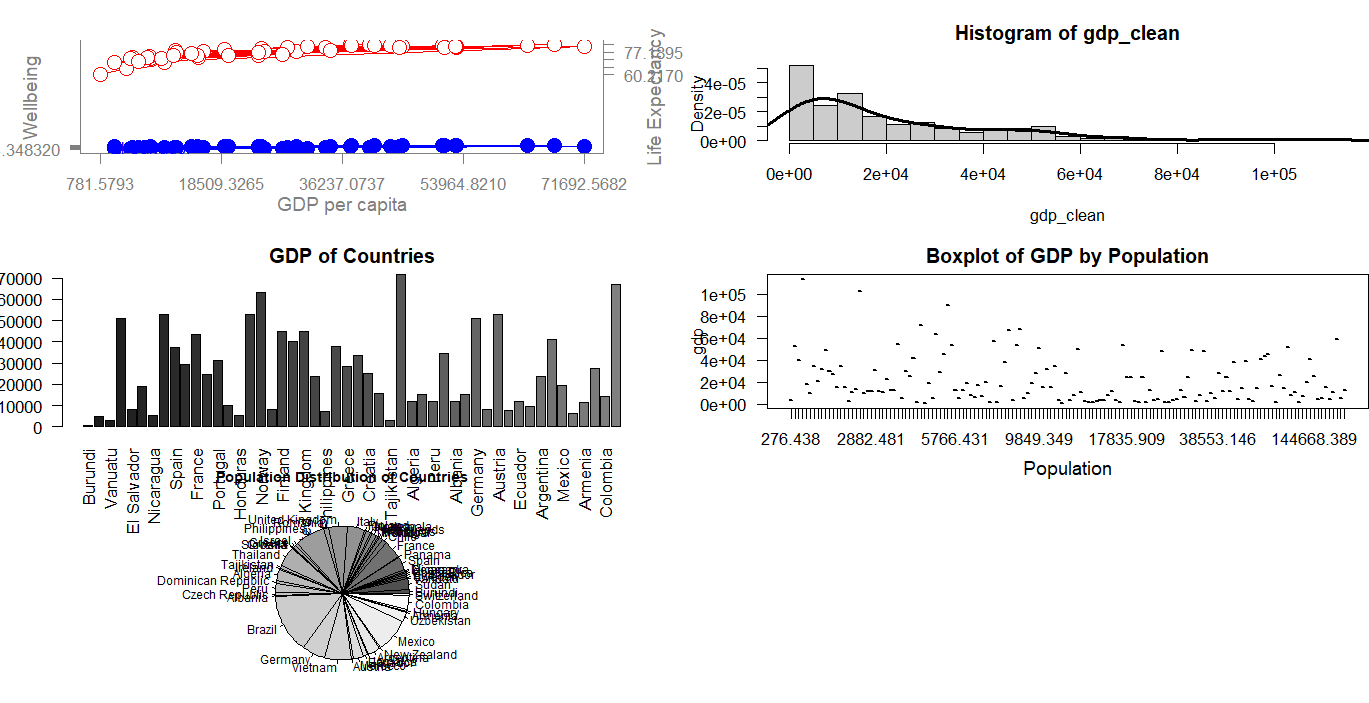

Source code (R):
# install.packages("readxl")
library(readxl)

data <- read_excel("C:/R/coursework/EPPS6356/test1/_site/HPI_country_data.xlsx")

colnames(data)


gdp <- data$`GDP per capita ($)`
life_expectancy <- data$`Life Expectancy (years)`
population <- data$`Population (thousands)`
wellbeing <- data$`Ladder of life (Wellbeing) (0-10)`
hpi <- data$HPI


x <- gdp[1:50] 
y1 <- wellbeing[1:50]
y2 <- life_expectancy[1:50]


par(mfrow = c(3, 2))

par(las=1, mar=c(4, 4, 2, 4), cex=.7)
plot.new()
plot.window(range(x, na.rm = TRUE), range(c(y1, y2), na.rm = TRUE))
lines(x, y1, col="blue")
lines(x, y2, col="red")  
points(x, y1, pch=16, cex=2, col="blue")  
points(x, y2, pch=21, bg="white", cex=2, col="red") 
par(col="gray50", fg="gray50", col.axis="gray50")
axis(1, at=seq(min(x, na.rm = TRUE), max(x, na.rm = TRUE), length.out=5))  
axis(2, at=seq(min(y1, na.rm = TRUE), max(y1, na.rm = TRUE), length.out=5))  
axis(4, at=seq(min(y2, na.rm = TRUE), max(y2, na.rm = TRUE), length.out=5))  
box(bty="u")  
mtext("GDP per capita", side=1, line=2, cex=0.8)  
mtext("Wellbeing", side=2, line=2, las=0, cex=0.8)  
mtext("Life Expectancy", side=4, line=2, las=0, cex=0.8)  
text(gdp[5], wellbeing[5], data$Country[5], col="blue")  
par(mar=c(5.1, 4.1, 4.1, 2.1), col="black", fg="black", col.axis="black")


gdp_clean <- gdp[!is.na(gdp)]
par(mar=c(4.5, 4.1, 3.1, 0))
hist(gdp_clean, breaks=20, col="gray80", freq=FALSE)  
lines(density(gdp_clean, na.rm=TRUE), lwd=2)
par(mar=c(5.1, 4.1, 4.1, 2.1))

par(mar=c(2, 3.1, 2, 2.1)) 
barplot(gdp[1:50], names.arg = data$Country[1:50], las=2, col=gray(seq(0.1, 0.5, length=50)), main="GDP of Countries")
par(mar=c(5.1, 4.1, 4.1, 2.1))  


par(mar=c(3, 4.1, 2, 0))
boxplot(gdp ~ population, data = data[1:50, ], col="white", main="Boxplot of GDP by Population")
mtext("Population", side=1, line=2.5, cex=0.8)


x <- gdp[1:50]
y <- life_expectancy[1:50]
z <- wellbeing[1:50]
par(mar=c(0, 0.5, 0, 0), lwd=0.5)
persp(x, y, outer(x, y, function(x, y) x * y / max(x, na.rm=TRUE)), theta = 30, phi = 30, expand = 0.5)
par(mar=c(5.1, 4.1, 4.1, 2.1), lwd=1)

par(mar=c(0, 2, 1, 2), xpd=FALSE, cex=0.5)
population_data <- population[1:50]
names(population_data) <- data$Country[1:50]
pie(population_data, col = gray(seq(0.3, 1.0, length=50)), main="Population Distribution of Countries")
